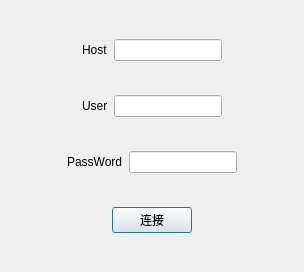
<?xml version="1.0" encoding="UTF-8"?>
<ui version="4.0">
 <class>FtpConnectDlg</class>
 <widget class="QDialog" name="FtpConnectDlg">
  <property name="geometry">
   <rect>
    <x>0</x>
    <y>0</y>
    <width>304</width>
    <height>272</height>
   </rect>
  </property>
  <property name="windowTitle">
   <string>Dialog</string>
  </property>
  <layout class="QGridLayout" name="gridLayout">
   <item row="0" column="0">
    <layout class="QHBoxLayout" name="horizontalLayout">
     <item>
      <spacer name="horizontalSpacer">
       <property name="orientation">
        <enum>Qt::Horizontal</enum>
       </property>
       <property name="sizeHint" stdset="0">
        <size>
         <width>40</width>
         <height>20</height>
        </size>
       </property>
      </spacer>
     </item>
     <item>
      <widget class="QLabel" name="label">
       <property name="text">
        <string>Host</string>
       </property>
      </widget>
     </item>
     <item>
      <widget class="QLineEdit" name="lineEdit_host"/>
     </item>
     <item>
      <spacer name="horizontalSpacer_2">
       <property name="orientation">
        <enum>Qt::Horizontal</enum>
       </property>
       <property name="sizeHint" stdset="0">
        <size>
         <width>40</width>
         <height>20</height>
        </size>
       </property>
      </spacer>
     </item>
    </layout>
   </item>
   <item row="2" column="0">
    <layout class="QHBoxLayout" name="horizontalLayout_3">
     <item>
      <spacer name="horizontalSpacer_5">
       <property name="orientation">
        <enum>Qt::Horizontal</enum>
       </property>
       <property name="sizeHint" stdset="0">
        <size>
         <width>40</width>
         <height>20</height>
        </size>
       </property>
      </spacer>
     </item>
     <item>
      <widget class="QLabel" name="label_3">
       <property name="text">
        <string>PassWord</string>
       </property>
      </widget>
     </item>
     <item>
      <widget class="QLineEdit" name="lineEdit_password"/>
     </item>
     <item>
      <spacer name="horizontalSpacer_6">
       <property name="orientation">
        <enum>Qt::Horizontal</enum>
       </property>
       <property name="sizeHint" stdset="0">
        <size>
         <width>40</width>
         <height>20</height>
        </size>
       </property>
      </spacer>
     </item>
    </layout>
   </item>
   <item row="3" column="0">
    <layout class="QHBoxLayout" name="horizontalLayout_4">
     <item>
      <spacer name="horizontalSpacer_7">
       <property name="orientation">
        <enum>Qt::Horizontal</enum>
       </property>
       <property name="sizeHint" stdset="0">
        <size>
         <width>40</width>
         <height>20</height>
        </size>
       </property>
      </spacer>
     </item>
     <item>
      <widget class="QPushButton" name="tbn_connect">
       <property name="text">
        <string>连接</string>
       </property>
      </widget>
     </item>
     <item>
      <spacer name="horizontalSpacer_8">
       <property name="orientation">
        <enum>Qt::Horizontal</enum>
       </property>
       <property name="sizeHint" stdset="0">
        <size>
         <width>40</width>
         <height>20</height>
        </size>
       </property>
      </spacer>
     </item>
    </layout>
   </item>
   <item row="1" column="0">
    <layout class="QHBoxLayout" name="horizontalLayout_2">
     <item>
      <spacer name="horizontalSpacer_3">
       <property name="orientation">
        <enum>Qt::Horizontal</enum>
       </property>
       <property name="sizeHint" stdset="0">
        <size>
         <width>40</width>
         <height>20</height>
        </size>
       </property>
      </spacer>
     </item>
     <item>
      <widget class="QLabel" name="label_2">
       <property name="text">
        <string>User</string>
       </property>
      </widget>
     </item>
     <item>
      <widget class="QLineEdit" name="lineEdit_user"/>
     </item>
     <item>
      <spacer name="horizontalSpacer_4">
       <property name="orientation">
        <enum>Qt::Horizontal</enum>
       </property>
       <property name="sizeHint" stdset="0">
        <size>
         <width>40</width>
         <height>20</height>
        </size>
       </property>
      </spacer>
     </item>
    </layout>
   </item>
  </layout>
 </widget>
 <resources/>
 <connections/>
</ui>
